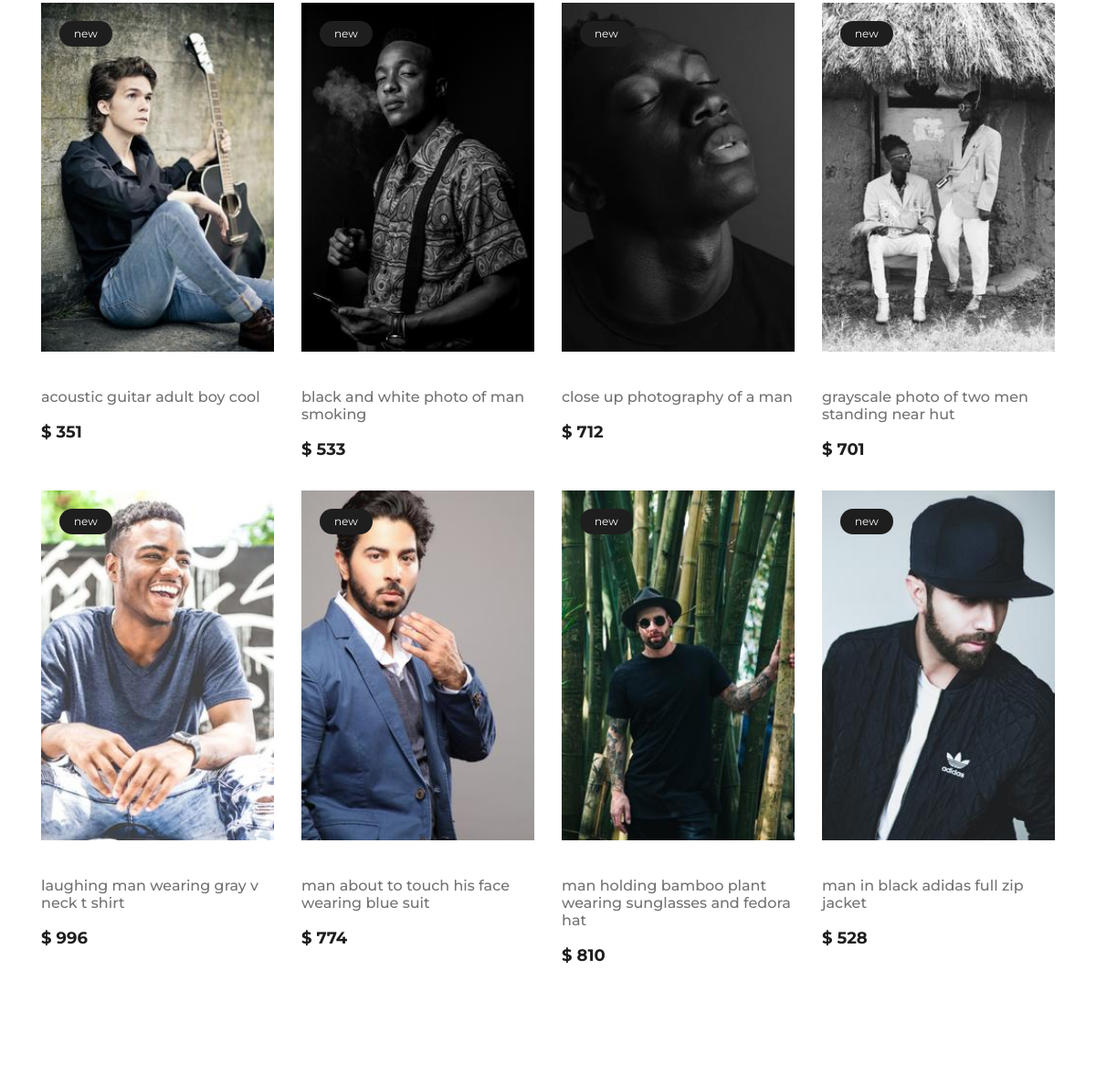
The app's page /categories/Men (middle part), older data.
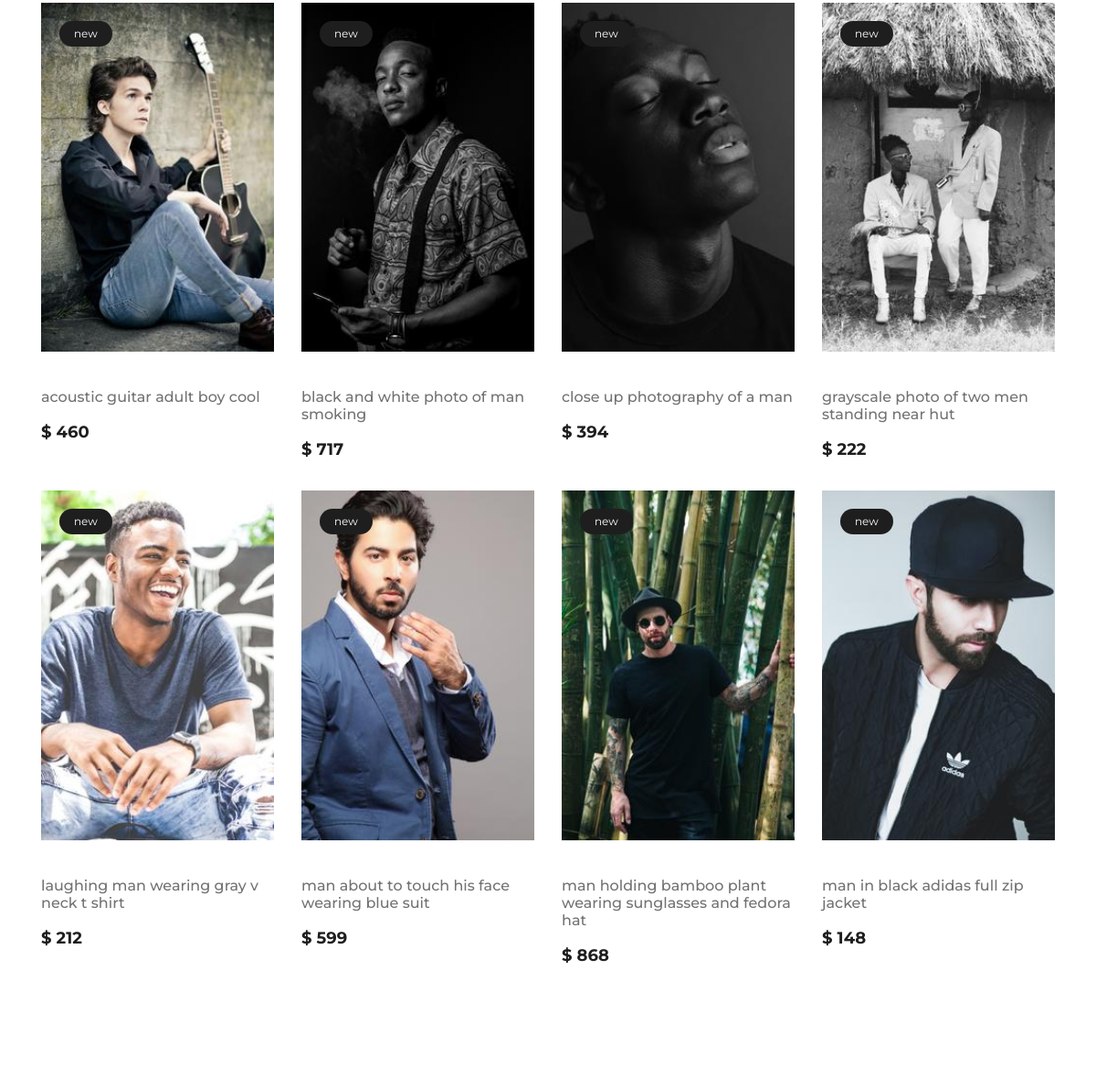
The same page, newer data.
### fashionshop/models.py (models this page shows, shortened)
class Product(db.Model):
    id = db.Column(db.Integer, primary_key = True)
    title = db.Column(db.String(100), nullable = False)
    date_posted = db.Column(db.DateTime, nullable = False, default = datetime.utcnow)
    price = db.Column(db.Integer, nullable = False)
    description = db.Column(db.Text, nullable=False)
    image_file = db.Column(db.String(), nullable = True, default='default.jpg')
    category_id = db.Column(db.Integer, db.ForeignKey('category.id'), nullable = False)
    cartitems = db.relationship('CartItem', backref='Product', lazy = True)
    comments = db.relationship('Comment', backref='product', lazy = True)

### fashionshop/routes.py (the view)
@app.route('/categories/<string:category_name>')
def category(category_name):
    page = request.args.get('page', 1, type = int)
    categories = Category.query.all()
    category = Category.query.filter_by(name = category_name).first_or_404()
    products = Product.query.filter_by(type = category).paginate(page = page, per_page = 8)
    return render_template('category.html', title = 'Categories', category = category, products = products, categories = categories,category_name = category_name)

### fashionshop/templates/category.html (shortened to what this page needs)
{% extends "layout.html" %}
{% block content %}
<section class="categories-page spad">
    <div class="container">
        <div class="row">
            {% for product in products.items %}
            <div class="col-lg-3 col-md-6">
                <div class="single-product-item">
                    <figure>
                        <img src="{{ url_for('static', filename='img/products/' + product.image_file) }}" alt="">
                        <div class="p-status">new</div>
                    </figure>
                    <div class="product-text">
                        <a href="{{ url_for('product', product_id = product.id)}}">
                            <h6> {{ product.title }}</h6>
                        </a>
                        <p>$ {{ product.price }}</p>
                    </div>
                </div>
            </div>
            {% endfor %}
    </div>
</section>
{% endblock content %}

Row changes from the older to the newer data that the page shows:
changed Product "acoustic guitar adult boy cool": price "351" → "460"
changed Product "black and white photo of man smoking": price "533" → "717"
changed Product "close up photography of a man": price "712" → "394"
changed Product "grayscale photo of two men standing near hut": price "701" → "222"
changed Product "laughing man wearing gray v neck t shirt": price "996" → "212"
changed Product "man about to touch his face wearing blue suit": price "774" → "599"
changed Product "man holding bamboo plant wearing sunglasses and fedora hat": price "810" → "868"
changed Product "man in black adidas full zip jacket": price "528" → "148"
